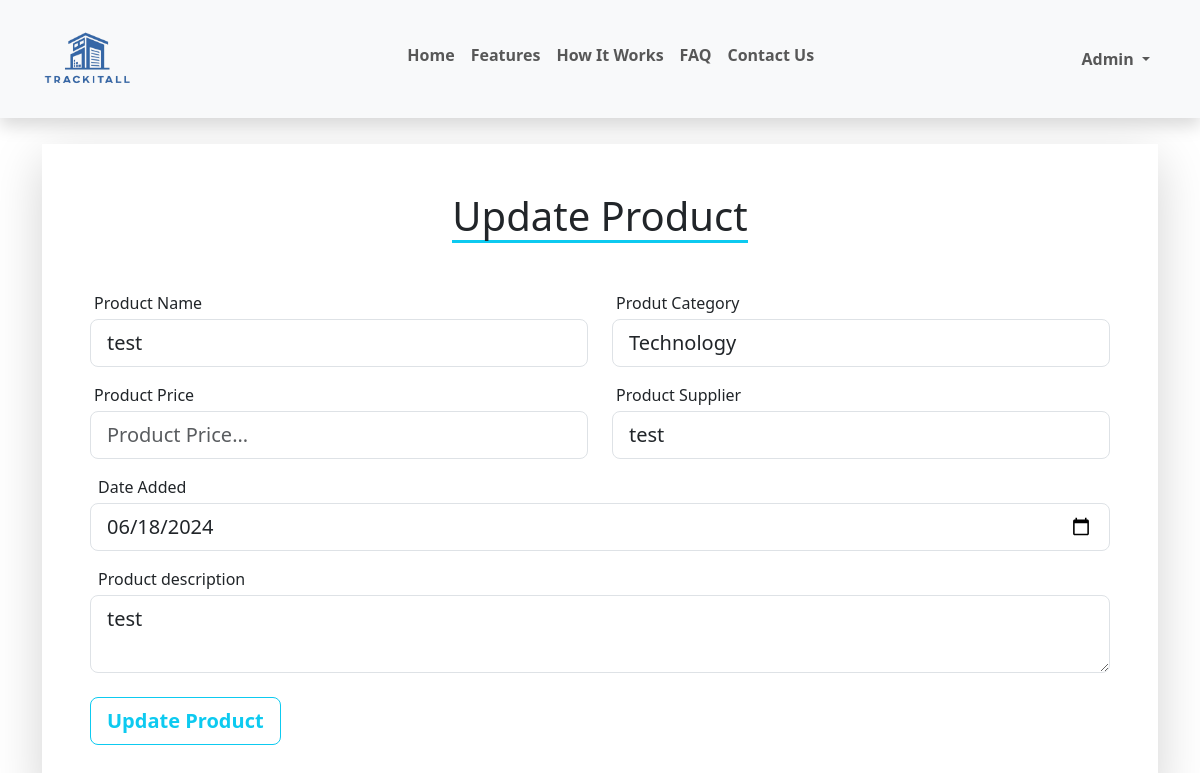
The page /edit-product/5/ (signed in) on the database its author committed.
### App/models.py (models this page shows, shortened)
class Product(models.Model):
    name = models.CharField(max_length=400, verbose_name=_("Name"))
    category = models.CharField(max_length=400, verbose_name=_("Category"))
    price = models.FloatField(verbose_name=_("Price"))
    description = models.TextField(verbose_name=_("Description"))
    supplier = models.CharField(max_length=400, verbose_name=_("Supplier"))
    date_added = models.DateField(auto_now_add=True, verbose_name=_("Date Added"))
    user = models.ForeignKey(User, on_delete=models.CASCADE, verbose_name=_("User"))
    class Meta:
        verbose_name_plural = _("Products")
    def formatted_date(self):
        return self.date_added.strftime("%Y-%m-%d") if self.date_added else ''

### App/views.py (the view)
    def _wrapped_view(request, *args, **kwargs):
        expired_session_message = 'The session has expired. Please login again to continue.'
        if expired_session_message in [msg.message for msg in messages.get_messages(request)]:
            messages.info(request, expired_session_message)
            return redirect("login")
        if not request.user.is_authenticated:
            messages.error(request, "You need to login first!")
            return redirect("login")
        return view_func(request, *args, **kwargs)

### App/views.py (called while the page is built, shortened)
def redirect_if_not_authenticated(view_func):
    def _wrapped_view(request, *args, **kwargs):
        expired_session_message = 'The session has expired. Please login again to continue.'
        if expired_session_message in [msg.message for msg in messages.get_messages(request)]:
            messages.info(request, expired_session_message)
            return redirect("login")
        if not request.user.is_authenticated:
            messages.error(request, "You need to login first!")
            return redirect("login")
        return view_func(request, *args, **kwargs)
    return _wrapped_view

@redirect_if_not_authenticated
def edit_product(request, product_id):
    product = get_object_or_404(Product, id=product_id)
    context = {"product": product}
    return render(request, "product/edit_product.html", context)

### App/templates/product/edit_product.html (shortened to what this page needs)
{% extends "product/add_product.html" %}
{% block content %}
    {% include 'nav.html' %}
    <div class="container" style="margin-top: 9em;">
        <div class="shadow-lg p-5 add-doc-container">
            <div class="text-center">
                <h1 class="d-inline-block border-bottom border-3 border-info mb-5">Update Product</h1>
            </div>
            <form action="{% url 'edit_product' product.id %}" method="POST">
                <div class="row">
                    <div class="col-lg-6">
                        <div class="mb-3">
                            <label for="" class="ms-1 mb-1">Product Name</label>
                            <input name="product_name" type="text" class="form-control form-control-lg" placeholder="Product Name..."
                            value="{{ product.name }}">
                        </div>
                    </div>
                    <div class="col-lg-6">
                        <div class="mb-3">
                            <label for="" class="ms-1 mb-1">Produt Category</label>
                            <input name="product_category" type="text" class="form-control form-control-lg" placeholder="Product Category..."
                            value="{{ product.category }}">
                        </div>
                    </div>
                    <div class="col-lg-6">
                        <div class="mb-3">
                            <label for="" class="ms-1 mb-1">Product Price</label>
                            <input name="product_price" type="number" step="0.01" class="form-control form-control-lg" placeholder="Product Price..."
                            value="{{ product.price }}">
                        </div>
                    </div>
                    <div class="col-lg-6">
                        <div>
                            <label for="" class="ms-1 mb-1">Product Supplier</label>
                            <input name="product_supplier" type="text" class="form-control form-control-lg" placeholder="Product Supplier..."
                            value="{{ product.supplier }}">
                        </div>
                    </div>
            </div>
                <div class="mb-3">
                    <label for="" class="mb-1 ms-2">Date Added</label>
                    <input name="date_added" type="date" class="form-control form-control-lg"
                    value="{{ product.formatted_date }}">
                </div>
                <div class="mb-4">
                    <label for="" class="mb-1 ms-2">Product description</label>
                    <textarea name="product_description" class="form-control form-control-lg">{{ product.description }}</textarea>
                </div>
                <div>
                    <button type="submit" class="btn btn-outline-info btn-lg fw-bolder add-doc-btn">Update Product</button>
                </div>
            </form>
        </div>
    </div>
{% endblock content %}

### App/templates/nav.html (shortened to what this page needs)
{% load static %}
<nav class="navbar navbar-expand-lg navbar-light bg-light shadow fixed-top p-3" id="nav-scroll">
  <div class="container">
      <a href="{% url 'home' %}" class="navbar-brand fw-bolder">
        <img src="{% static 'img/trackitall.png' %}" alt="" class="img-fluid logo">
      </a>
    <div class="collapse navbar-collapse pt-3 pt-lg-0 fw-bold" id="navbar">
      <ul class="navbar-nav me-auto mb-2 mb-lg-0 mx-auto">
        <li class="nav-item">
          <a class="nav-link link d-inline-block
          {% if request.path == '/' %} active {% endif %}"
          href="/#home">Home</a>
        </li>
        <li class="nav-item">
          <a class="nav-link link d-inline-block" href="/#features">Features</a>
        </li>
        <li class="nav-item">
          <a class="nav-link link d-inline-block" href="/#how-it-works">How It Works</a>
        </li>
        <li class="nav-item">
          <a class="nav-link link d-inline-block" href="/#faq">FAQ</a>
        </li>
        <li class="nav-item">
          <a class="nav-link link d-inline-block" href="/#contact">Contact Us</a>
        </li>
      </ul>
      <ul class="navbar-nav mb-2 mb-lg-0">
        {% if request.user.is_authenticated %}
            <li class="nav-item dropdown">
              <a href="#" class="nav-link dropdown-toggle
              "
              href="#" role="button" aria-expanded="false">
                {{ request.user | title }}
              </a>
            </li>
        {% endif %}
      </ul>
    </div>
  </div>
</nav>

### App/static/css/styles.css (style rules this page uses)
.link { position: relative; overflow: hidden; }
.link::after { content: ""; display: block; height: 3px; width: 100%; background-color: #007bff; transform: scale(0); transform-origin: left; transition: transform 0.5s ease; }
.logo { width: 90px; }

### rows shown on the page
Product: product_name "test", product_category "Technology", product_supplier "test", date_added "06/18/2024", product_description "test"

### other values the page prints
{{ request.user | title }} "Admin"
